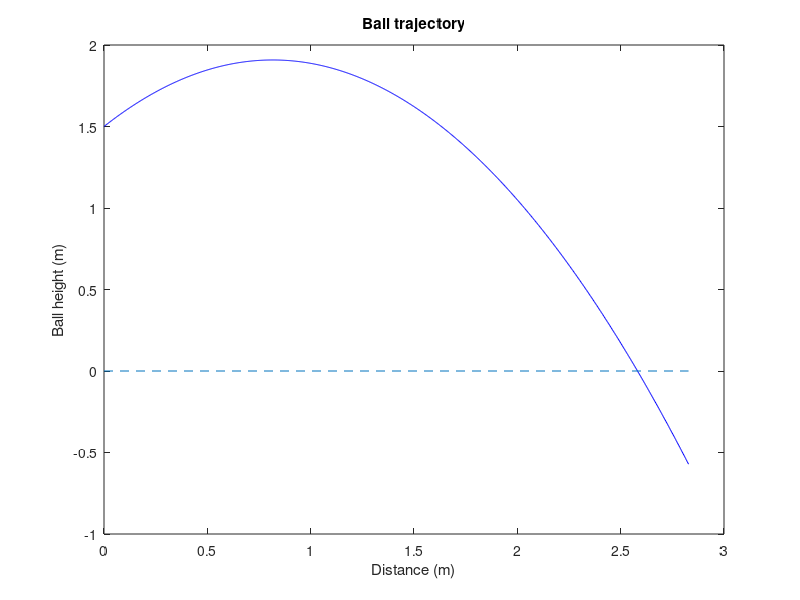

The MATLAB script that drew this image:
% Ex11 throwBall.m

% Defining some constants
h = 1.5; % initial height
g = 9.8; % gravitational acceleration
v = 4; % initial velocity
a = 45; % initial angle
t = linspace(0, 1, 1000); % time

x = v*cos(a*(pi/180))*t;
y = h + v*sin(a*(pi/180))*t - 0.5*g*t.^2;

neg = find(y < 0);
distance_achieved = x(neg(1));
disp(['the ball hits the ground at a distance of ' num2str(distance_achieved) ' meters'])

figure(1)
set(1, 'visible','off');
plot(x, y, 'b');
hold on;
plot([0 max(x)], [0 0], '--');
xlabel('Distance (m)');
ylabel('Ball height (m)');
title('Ball trajectory');
ylim([-1 2]);
saveas(1,'../figures/ex11.png','png');